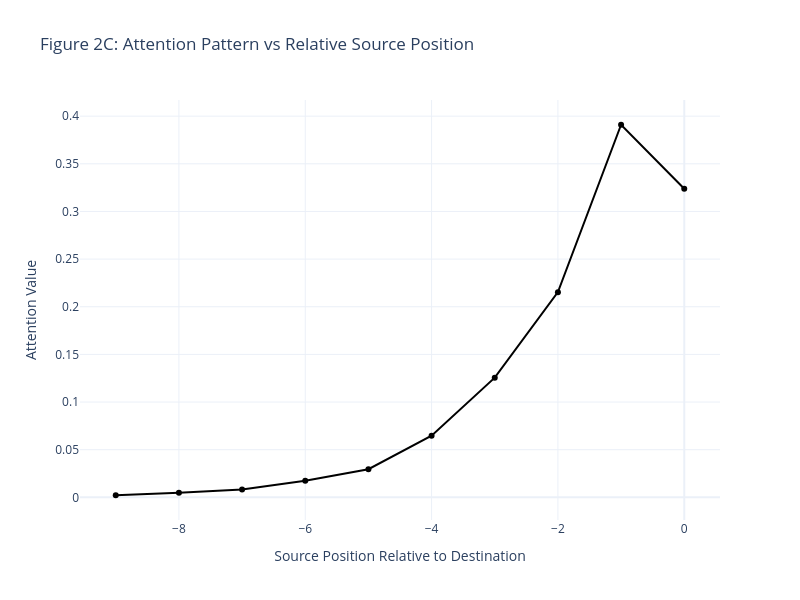

Source (notebook cell):
### Code cell
plot_attention_decay(model, num_seqs=50, layer_idx=0, head_idx=1)

### Figure 1 — Plotly figure (JSON) as saved in the notebook; plotly's stock layout.template omitted (floating-point values rounded to 4 significant figures)
{"data": [{"line": {"color": "black", "width": 2}, "mode": "lines+markers", "name": "Actual Attention", "type": "scatter", "x": [-9, -8, -7, -6, -5, -4, -3, -2, -1, 0], "y": [0.002183, 0.004802, 0.008284, 0.01743, 0.02952, 0.06465, 0.1256, 0.2153, 0.391, 0.3238]}], "layout": {"height": 600, "title": {"text": "Figure 2C: Attention Pattern vs Relative Source Position"}, "width": 800, "xaxis": {"title": {"text": "Source Position Relative to Destination"}}, "yaxis": {"title": {"text": "Attention Value"}}}}
